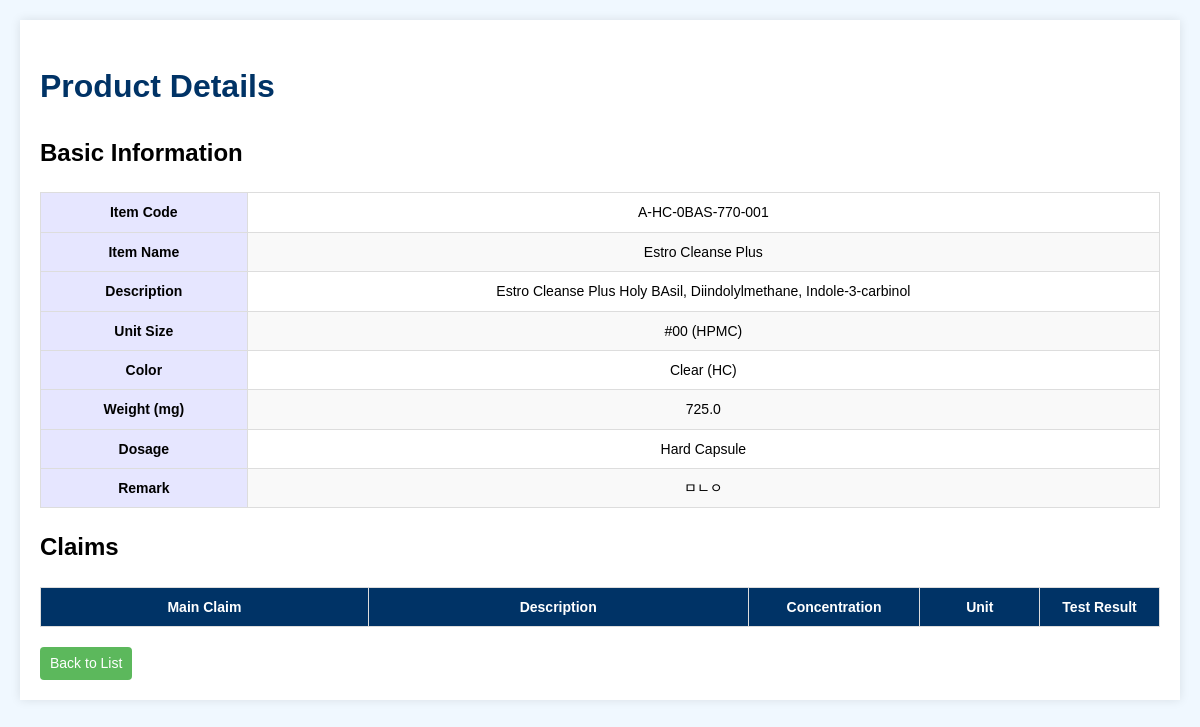
The page /view/A-HC-0BAS-770-001 (signed in) on the database as committed earlier.
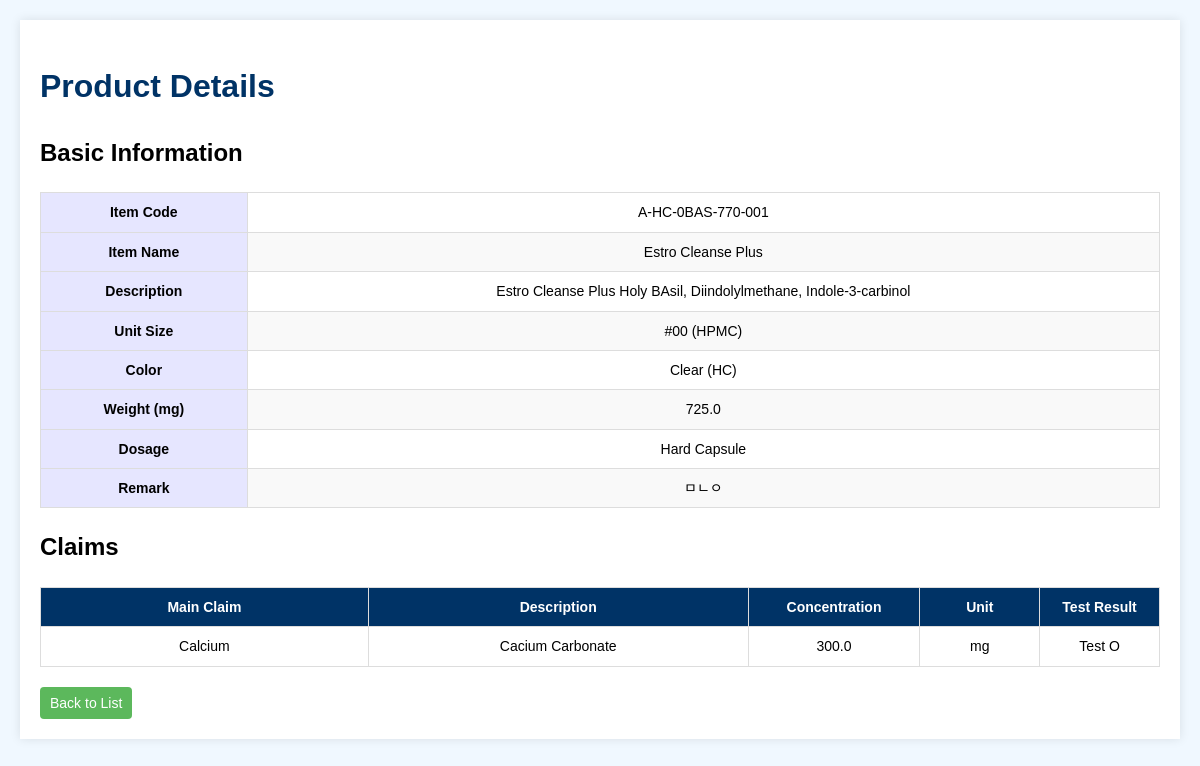
The same page on the database as committed later.
### tables this page shows
CREATE TABLE products (
            id INTEGER PRIMARY KEY AUTOINCREMENT,
            item_code TEXT UNIQUE NOT NULL,
            item_name TEXT,
            description TEXT,
            unit_size TEXT,
            color TEXT,
            weight REAL
        , dosage TEXT, remark TEXT);

CREATE TABLE claims (
            id INTEGER PRIMARY KEY AUTOINCREMENT,
            product_id INTEGER,
            claim_main TEXT,
            claim_description TEXT,
            claim_concentration REAL, claim_unit TEXT DEFAULT 'mg', test_result TEXT,
            FOREIGN KEY (product_id) REFERENCES products(id) ON DELETE CASCADE
        );

### app.py (the view)
@app.route('/view/<item_code>')
def view_product(item_code):
    conn = sqlite3.connect(DB_FILE_PATH)
    cursor = conn.cursor()
    cursor.execute('SELECT * FROM products WHERE item_code = ?', (item_code,))
    product = cursor.fetchone()
    if not product:
        flash("해당 제품을 찾을 수 없습니다.", "danger")
        conn.close()
        return redirect(url_for("index"))
    cursor.execute('''
    SELECT claim_main, claim_description, claim_concentration, claim_unit, test_result
    FROM claims
    LEFT JOIN products ON claims.product_id = products.id
    WHERE products.item_code = ?
    ''', (item_code,))
    claims = cursor.fetchall()
    conn.close()
    return render_template('view.html', product=product, claims=claims)

### app.py (called while the page is built)
@app.before_request
def require_login():
    allowed_routes = ["login", "autocomplete", "static"]
    if "role" not in session and request.endpoint not in allowed_routes and not request.path.startswith('/static'):
        return redirect(url_for("login"))

### templates/view.html (shortened to what this page needs)
<!DOCTYPE html>
<html lang="en">
<head>
</head>
<body>
    <div class="container">
        <h1>Product Details</h1>
        <h2>Basic Information</h2>
        <table class="basic-info">
            <tr>
                <th>Item Code</th>
                <td>{{ product[1] }}</td>
            </tr>
            <tr>
                <th>Item Name</th>
                <td>{{ product[2] }}</td>
            </tr>
            <tr>
                <th>Description</th>
                <td>{{ product[3] }}</td>
            </tr>
            <tr>
                <th>Unit Size</th>
                <td>{{ product[4] }}</td>
            </tr>
            <tr>
                <th>Color</th>
                <td>{{ product[5] }}</td>
            </tr>
            <tr>
                <th>Weight (mg)</th>
                <td>{{ product[6] }}</td>
            </tr>
            <tr>
                <th>Dosage</th>
                <td>
                    {% if product[1].startswith('A-TB-') %}
                        Tablet
                    {% elif product[1].startswith('A-SG-') %}
                        Softgel
                    {% elif product[1].startswith('A-HC-') %}
                        Hard Capsule
                    {% elif product[1].startswith('A-SH-') %}
                        Sachet
                    {% elif product[1].startswith('A-PW-') %}
                        Powder
                    {% elif product[1].startswith('A-LQ-') %}
                        Liquid
                    {% elif 'PH-TB-' in product[1] %}
                        PH Tablet
                    {% elif 'PH-HC-' in product[1] %}
                        PH Hard Capsule
                    {% elif 'PH-SG-' in product[1] %}
                        PH Softgel
                    {% else %}
                        Unknown
                    {% endif %}
                </td>
            </tr>
            <tr>
                <th>Remark</th>
                <td>{{ product[8] }}</td>
            </tr>
        </table>
        <h2>Claims</h2>
        <table class="claims-table">
            <thead>
                <tr>
                    <th>Main Claim</th>
                    <th>Description</th>
                    <th>Concentration</th>
                    <th>Unit</th>
                    <th>Test Result</th>
                </tr>
            </thead>
            <tbody>
                {% for claim in claims %}
                <tr>
                    <td>{{ claim[0] }}</td>
                    <td>{{ claim[1] }}</td>
                    <td>{{ claim[2] }}</td>
                    <td>{{ claim[3] }}</td>
                    <td>{{ claim[4] }}</td>
                </tr>
                {% endfor %}
            </tbody>
        </table>
        <a href="{{ url_for('index') }}" class="btn">Back to List</a>
    </div>
</body>
</html>

### templates/view.html (style rules this page uses)
body { font-family: Arial, sans-serif; line-height: 1.6; margin: 0; padding: 20px; background-color: #f0f8ff; }
.container { max-width: 1500px; margin: auto; background: white; padding: 20px; box-shadow: 0 0 10px rgba(0,0,0,0.1); }
h1 { color: #003366; }
table { width: 100%; border-collapse: collapse; margin-bottom: 20px; font-size: 14px; }
th, td { padding: 8px; border: 1px solid #ddd; text-align: center; }
th { background-color: #003366; color: white; font-weight: bold; }
tr:nth-child(even) { background-color: #f9f9f9; }
.btn { display: inline-block; padding: 5px 10px; background-color: #5cb85c; color: white; text-decoration: none; border-radius: 4px; font-size: 14px; }
.basic-info th { text-align: center; color: Black; background-color: #e6e6ff; }
.claims-table { table-layout: fixed; width: 100%; }
.claims-table th { text-align: center; }
.claims-table td { word-wrap: break-word; word-break: break-all; white-space: normal; }
.claims-table td:nth-child(3), .claims-table td:nth-child(4), .claims-table td:nth-child(5) { text-align: center; }
.claims-table th:nth-child(1) { width: 30%; }
.claims-table th:nth-child(2) { width: 35%; }
.claims-table th:nth-child(3) { width: 15%; }
.claims-table th:nth-child(4) { width: 10%; }
.claims-table th:nth-child(5) { width: 10%; }

Rows that differ between the two databases and show on the page:
added claims: claim_main "Calcium", claim_description "Cacium Carbonate", claim_concentration "300.0", claim_unit "mg", test_result "Test O"
